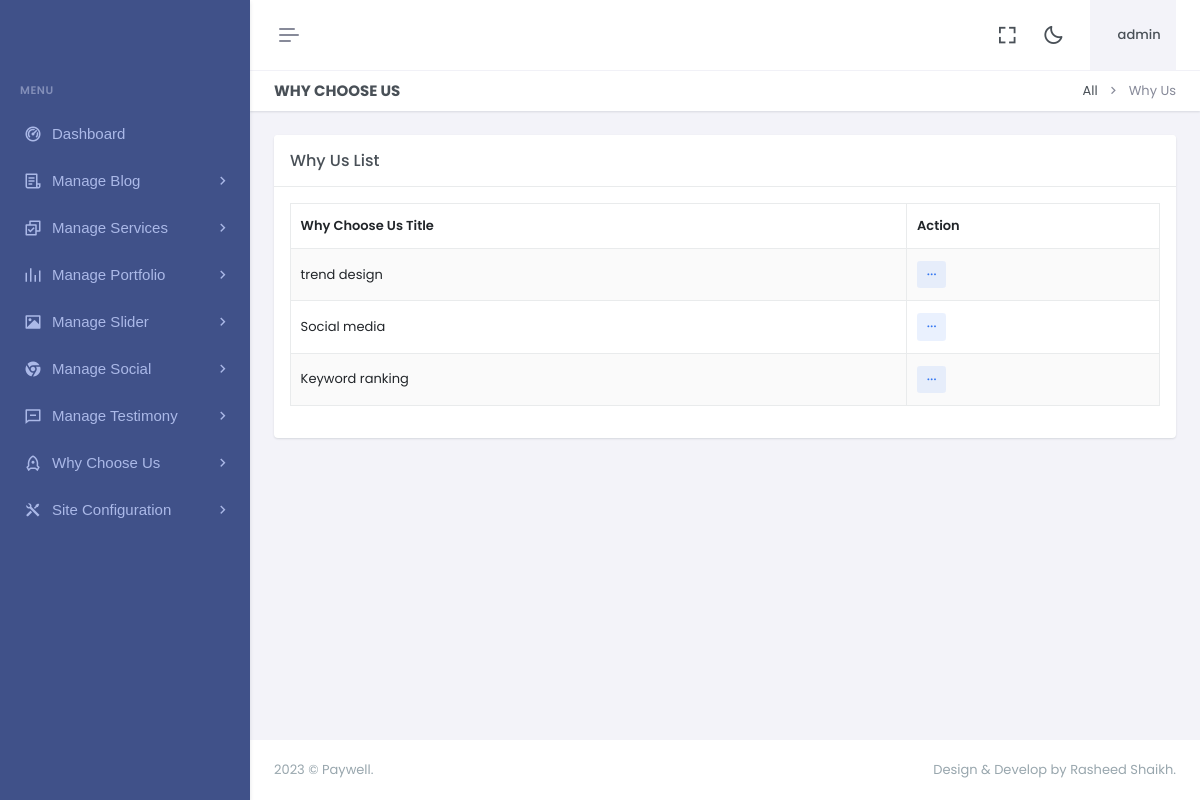
The app's page /dashboard/why-us.php (signed in) with its own data.
### tables this page shows
CREATE TABLE `why_us` (
  `id` int(11) NOT NULL,
  `title` varchar(200) NOT NULL,
  `detail` varchar(500) NOT NULL,
  `updated_on` timestamp NOT NULL DEFAULT current_timestamp() ON UPDATE current_timestamp()
);

### dashboard/why-us.php (the view)
<?php include"header.php";?>
<?php include"sidebar.php";?>
<div class="main-content">
 <div class="page-content">
       <div class="container-fluid">
                    <div class="row">
                        <div class="col-12">
                            <div class="page-title-box d-sm-flex align-items-center justify-content-between">
                                <h4 class="mb-sm-0">Why Choose Us</h4>
                                <div class="page-title-right">
                                    <ol class="breadcrumb m-0">
                                        <li class="breadcrumb-item"><a href="javascript: void(0);">All</a></li>
                                        <li class="breadcrumb-item active">Why Us</li>
                                    </ol>
                                </div>
                            </div>
                        </div>
                    </div>
                    <div class="row">
                        <div class="col-lg-12">
                            <div class="card">
                                <div class="card-header">
                                    <h5 class="card-title mb-0">Why Us List</h5>
                                </div>
                                <div class="card-body">
                                    <table id="example" class="table table-bordered dt-responsive nowrap table-striped align-middle" style="width:100%">
                                        <thead>
                                            <tr>
                                                <th data-ordering="false">Why Choose Us Title</th>
                                                <th>Action</th>
                                            </tr>
                                        </thead>
                                        <tbody>
                                        <?php
				   $q="SELECT * FROM  why_us ORDER BY id DESC";
 $r123 = mysqli_query($con,$q);
while($ro = mysqli_fetch_array($r123))
{
	$id="$ro[id]";
	$title="$ro[title]";
  print "<tr>
				  <td>
				  $title
				  </td>
          <td>
                                                    <div class='dropdown d-inline-block'>
                                                        <button class='btn btn-soft-secondary btn-sm dropdown' type='button' data-bs-toggle='dropdown' aria-expanded='false'>
                                                            <i class='ri-more-fill align-middle'></i>
                                                        </button>
                                                        <ul class='dropdown-menu dropdown-menu-end'>
                                                            <li>
                                                                <a href='deletewhy.php?id=$id' class='dropdown-item remove-item-btn'>
                                                                    <i class='ri-delete-bin-fill align-bottom me-2 text-muted'></i> Delete
                                                                </a>
                                                            </li>
                                                        </ul>
                                                    </div>
                                                </td>
				  </tr>";
  }
  ?>
                                        </tbody>
                                    </table>
                                </div>
                            </div>
                        </div>
                    </div>
                </div>
            </div>
            <?php include"footer.php";?>

### records on screen
why_us: title "trend design"
why_us: title "Social media"
why_us: title "Keyword ranking"

### other values on screen
$username "admin"
